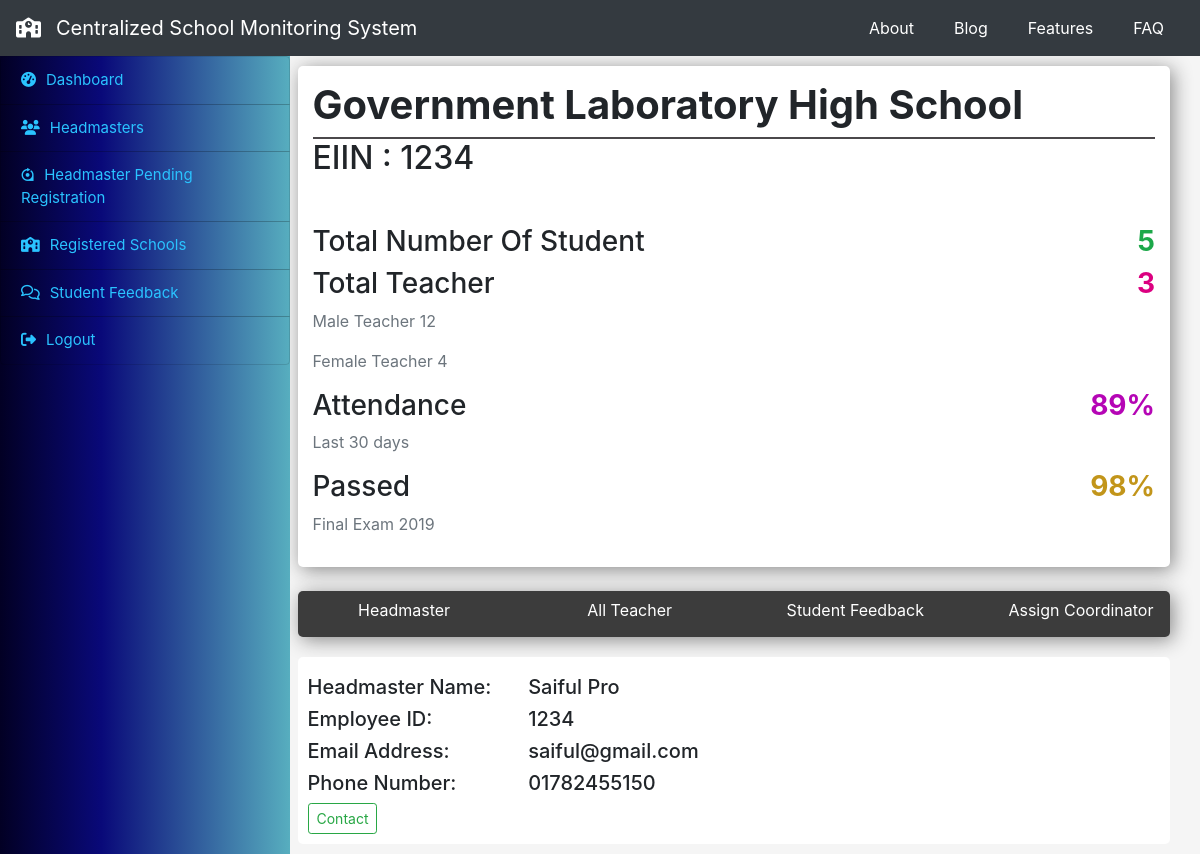
The app's page /school_detail/1234/ with its own data.
### school/models.py (models this page shows, shortened)
class schoolInfo(models.Model):
    school_select = [
        ('Government Laboratory High School', 'Government Laboratory High School'),
        ('Viqarunnisa Noon School', 'Viqarunnisa Noon School'),
        ('Rifles Public School and College', 'Rifles Public School and College'),
        ('Dhaka Residential Model School and College',
         'Dhaka Residential Model School and College'),
        ('Rajuk Uttara Model School & College',
         'Rajuk Uttara Model School & College'),
        ('Dhanmondi Government Boys’ High School',
         'Dhanmondi Government Boys’ High School'),
        ('Saint Joseph Higher Secondary School',
         'Saint Joseph Higher Secondary School'),
        ('St. Gregory’s High School', 'St. Gregory’s High School'),
        ('Motijheel Government Boys High school',
         'Motijheel Government Boys High school'),
        ('Mirpur Govt. High School', 'Mirpur Govt. High School'),
        ('Django', 'Django')
    ]
    SchoolEIIN = models.CharField(
        primary_key=True, max_length=25, blank=False, null=False)
    schoolName = models.CharField(max_length=100, blank=False, null=False)
    schoolAddress = models.CharField(max_length=100, blank=False, null=False)
    totalStudent = models.IntegerField(blank=False, null=False)
    totalTeacher = models.IntegerField(blank=False, null=False)
    attendance_percentage = models.IntegerField(
        blank=False, null=False, default=1)
    pass_percentage = models.IntegerField(blank=False, null=False, default=1)

### initapp/models.py (models this page shows, shortened)
class headmaster_account(models.Model):
    h_fullname = models.CharField(max_length=100, blank=False, null=False)
    h_email = models.CharField(max_length=100, blank=False, null=False)
    h_empid = models.CharField(max_length=100, primary_key=True)
    h_pass = models.CharField(max_length=50, blank=False, null=False)
    h_phone = models.CharField(max_length=50, blank=False, null=False)
    sch_eiin = models.CharField(
        max_length=25, blank=False, null=False, default=None)

### officer/views.py (the view, shortened to what this page needs)
# urls.py: path('school_detail/<str:school_eiin>/',
def school_detail(request, school_eiin):
    try:
        school_obj = schoolInfo.objects.get(SchoolEIIN=school_eiin)
        total_student = student_account.objects.filter(
            SchoolEIIN=school_eiin).count()
        total_teacher = teacher_account.objects.filter(
            sch_eiin=school_eiin).count()
        headmaster_obj = headmaster_account.objects.filter(
            sch_eiin=school_eiin)
        teacher_list_obj = teacher_account.objects.filter(sch_eiin=school_eiin)
        co = coordiinator.objects.all()
        feedback = student_feedback.objects.filter(
            school=school_obj.schoolName)
        context = {
            'school': school_obj,
            'headmaster': headmaster_obj,
            'feedback': feedback,
            'total_student': total_student,
            'total_teacher': total_teacher,
            'co':co
        }
        if headmaster_obj and teacher_list_obj:
            headmaster_obj = headmaster_account.objects.get(
                sch_eiin=school_eiin)
            feedback = student_feedback.objects.filter(
                school=school_obj.schoolName)
            teacher_list_obj = teacher_account.objects.filter(
                sch_eiin=school_eiin)
            context = {
                'school': school_obj,
                'headmaster': headmaster_obj,
                'teacher': teacher_list_obj,
                'feedback': feedback,
                'total_student': total_student,
                'total_teacher': total_teacher,
                'co':co
            }
            return render(request, 'school_detail_view.html', context)
    except schoolInfo.DoesNotExist:
        raise Http404

### officer/templates/school_detail_view.html (shortened to what this page needs)
{% extends 'o_base.html' %}
{% block content %}
<div class="school_wrap">
    <div class="school_name mb-5">
        <h1 style="font-weight:bold">{{school.schoolName}}</h1>
        <div style="padding: 1px;background:#4b484b"></div>
        <h2>EIIN : {{school.SchoolEIIN}}</h2>
    </div>
    <div class="total_student">
        <div class="row">
            <div class="col">
                <h3 class="float-left">Total Number Of Student</h3>
                <span class="float-right">
                    <h3 style="color: #1ca849;font-weight:bold">{{total_student}}</h3>
                </span>
            </div>
        </div>
    </div>
    <div class="total_teacher">
        <div class="row">
            <div class="col">
                <h3 class="float-left">Total Teacher</h3>
                <span class="float-right">
                    <h3 style="color: #db0080;font-weight:bold">{{total_teacher}}</h3>
                </span>
            </div>
        </div>
        <div class="row">
            <div class="col">
                <p class="text-secondary">Male Teacher 12</p>
                <p class="text-secondary">Female Teacher 4</p>
            </div>
        </div>
    </div>
    <div class="attendance">
        <div class="row">
            <div class="col">
                <div class="attdays float-left">
                    <h3 class="">Attendance</h3>
                    <p class="text-secondary">Last 30 days</p>
                </div>
                <span class="float-right">
                    <h3 style="color: #b505b5;font-weight:bold">
                        {{school.attendance_percentage}}%</h3>
                </span>
            </div>
        </div>
    </div>
    <div class="attendance">
        <div class="row">
            <div class="col">
                <div class="attdays float-left">
                    <h3 class="">Passed</h3>
                    <p class="text-secondary">Final Exam 2019</p>
                </div>
                <span class="float-right">
                    <h3 style="color: #c2951a;font-weight:bold">
                        {{school.pass_percentage}}%</h3>
                </span>
            </div>
        </div>
    </div>
</div>
<div class="actiontab mt-4">
    <div class="actiontab-nav">
        <div class="row">
            <div class="col-3 navbtnwrap">
                <div class="navbtn">
                    <label for='radio1'>Headmaster</label>
                </div>
            </div>
            <div class="col-3 navbtnwrap">
                <div class="navbtn">
                    <label for='radio2'>All Teacher</label>
                </div>
            </div>
            <div class="col-3 navbtnwrap">
                <div class="navbtn">
                    <label for='radio3'>Student Feedback</label>
                </div>
            </div>
            <div class="col-3 navbtnwrap">
                <div class="navbtn">
                    <label for='radio4'>Assign Coordinator</label>
                </div>
            </div>
        </div>
    </div>
    <div class="actiontab-body">
        <div class="actiontab-content" id="headmaster">
            <div class="row mt-2">
                <div class="col-3">
                    <h5>Headmaster Name:</h5>
                    <h5>Employee ID:</h5>
                    <h5>Email Address:</h5>
                    <h5>Phone Number:</h5>
                    <button class="btn btn-sm btn-outline-success">Contact</button>
                </div>
                <div class="col-3">
                    <h5>{{headmaster.h_fullname}}</h5>
                    <h5>{{ headmaster.h_empid}}</h5>
                    <h5>{{headmaster.h_email}}</h5>
                    <h5>{{headmaster.h_phone}}</h5>
                </div>
            </div>
        </div>
    </div>
</div>
{% endblock content %}

### static/styles/app.css (style rules this page uses)
body { background-color: whitesmoke; @import url("https://fonts.googleapis.com/css?family=Raleway&display=swap"); @import url("https://fonts.googleapis.com/css?family=Roboto&display=swap"); }
.school_wrap { padding: 15px; background: white; border-radius: 5px; box-shadow: 3px 3px 19px #888; }
.actiontab-nav { background: rgb(60, 60, 60); border-radius: 5px; box-shadow: 3px 3px 19px #888; }
.actiontab-nav .navbtn label { color: white; text-align: center; padding: 7px; cursor: pointer; }
.navbtnwrap { text-align: center; }
.actiontab-body { margin-top: 20px; background: white; border-radius: 5px; padding: 10px; }

### records on screen
schoolInfo: schoolName "Government Laboratory High School", SchoolEIIN "1234", attendance_percentage "89", pass_percentage "98"
headmaster_account: h_fullname "Saiful Pro", h_empid "1234", h_email "saiful@gmail.com", h_phone "01782455150"

### other values on screen
{{ total_student }} "5"
{{ total_teacher }} "3"
